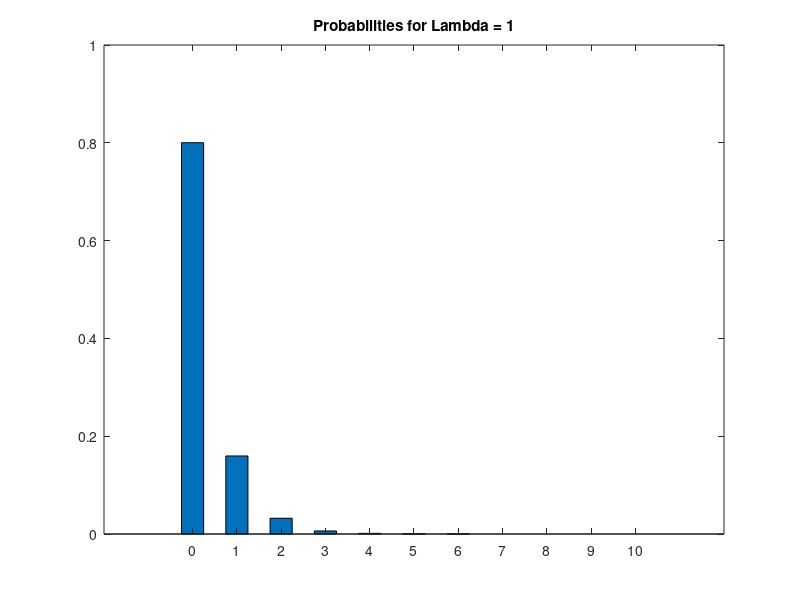
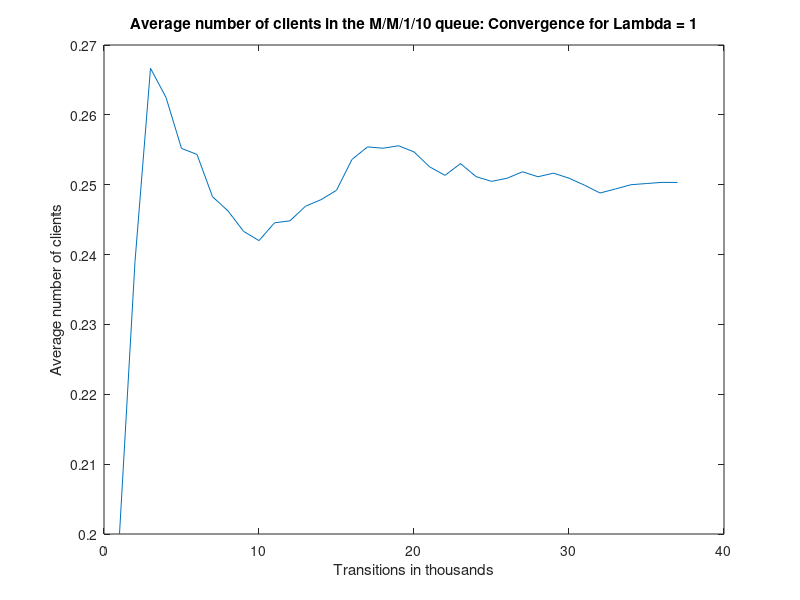
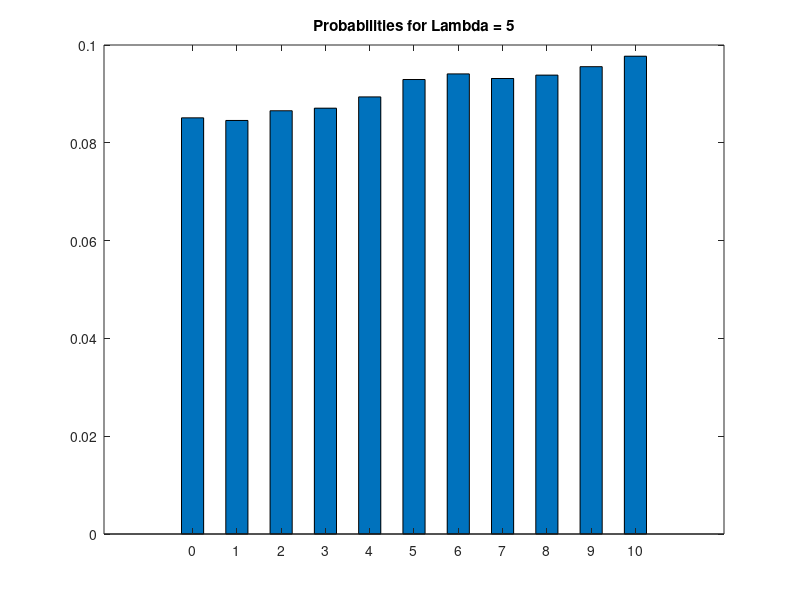
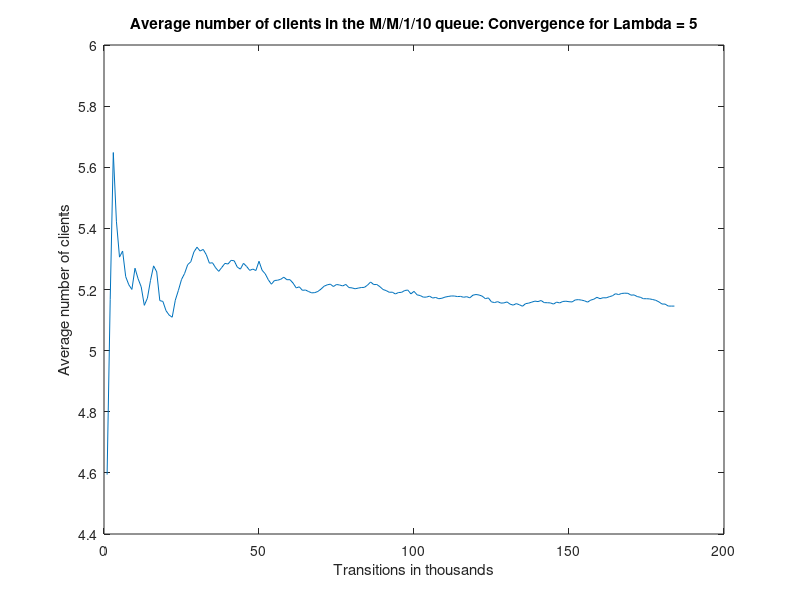

Here is the MATLAB script that generated these plots, in order:
% M/M/1/10 simulation. We will find the probabilities of the first states.% Note: Due to ergodicity, every state has a probability >0.clc;clear all;close all;rand('seed',1);counter = 1;lambdas = [1,5,10];for i = lambdas    clear to_plot;  arrivals = [0,0,0,0,0,0,0,0,0,0,0];  total_arrivals = 0; % to measure the total number of arrivals  current_state = 0;  % holds the current state of the system  previous_mean_clients = 0; % will help in the convergence test  index = 0;   mu = 5;  threshold = i/(i + mu); % the threshold used to calculate probabilities  transitions = 0; % holds the transitions of the simulation in transitions steps    %debug_i = 0;  %debug_matrix = [];    while transitions >= 0 % && transitions < 30    transitions++; % one more transitions step    %debug_i++;    %if 0 < debug_i < 31    %  debug_matrix(debug_i,1) = debug_i;    %  debug_matrix(debug_i,2) = current_state;    %  debug_matrix(debug_i,4) = arrivals(current_state + 1);    %endif        if mod(transitions,1000) == 0 % check for convergence every 1000 transitions steps      index++;      for j=1:1:length(arrivals)          P(j) = arrivals(j)/total_arrivals; % calculate the probability of every state in the system      endfor            mean_clients = 0; % calculate the mean number of clients in the system      for j=1:1:length(arrivals)         mean_clients = mean_clients + (j-1).*P(j);      endfor            to_plot(index) = mean_clients;                if abs(mean_clients - previous_mean_clients) < 0.00001 || transitions > 1000000 % convergence test        break;      endif            previous_mean_clients = mean_clients;    endif        random_number = rand(1); % generate a random number (Uniform distribution)    if current_state == 0 || random_number < threshold % arrival      %if 0 < debug_i < 31      %  debug_matrix(debug_i,3) = 1;      %endif            total_arrivals++;      arrivals(current_state + 1)++; % increase the number of arrivals in the current state      if(current_state != 10)        current_state++;      endif    else % departure      %if 0 < debug_i < 31      %  debug_matrix(debug_i,3) = -1;      %endif      if current_state != 0 % no departure from an empty system        current_state--;      endif    endif  endwhile  %printf(sprintf("The debug matrix for tracing the first 30 transitions\n(number of transition, current state, next transition\nequal to arrival (1) or departure (-1) and total number\nof arrivals on current state) for Lambda = %d is:\n", i));  %disp(debug_matrix);    printf(sprintf("The Blocking Probability is equal to: %d\n", P(length(arrivals))));  figure(counter++);  bar(0:1:(length(arrivals)-1),P,0.5);  title(sprintf("Probabilities for Lambda = %d", i));    figure(counter++);  plot(to_plot);  title(sprintf("Average number of clients in the M/M/1/10 queue: Convergence for Lambda = %d", i));  xlabel("Transitions in thousands");  ylabel("Average number of clients");endfor